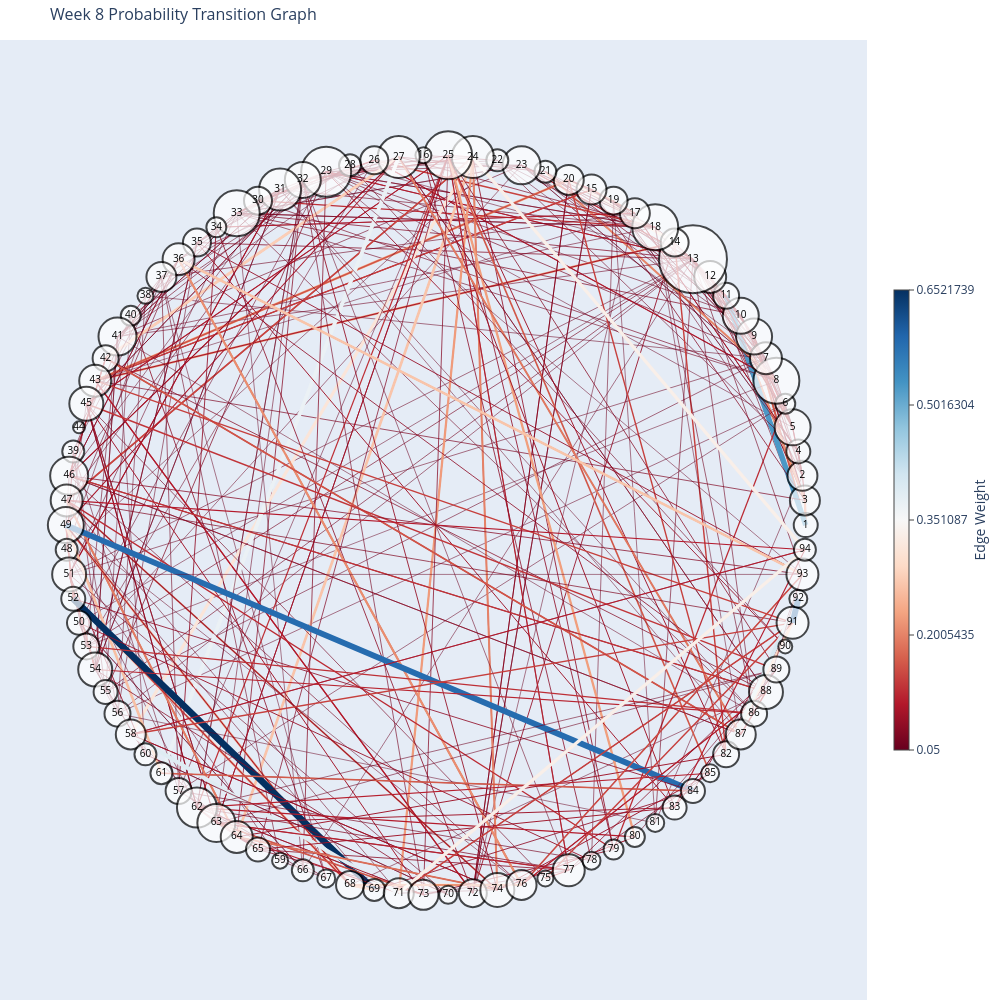
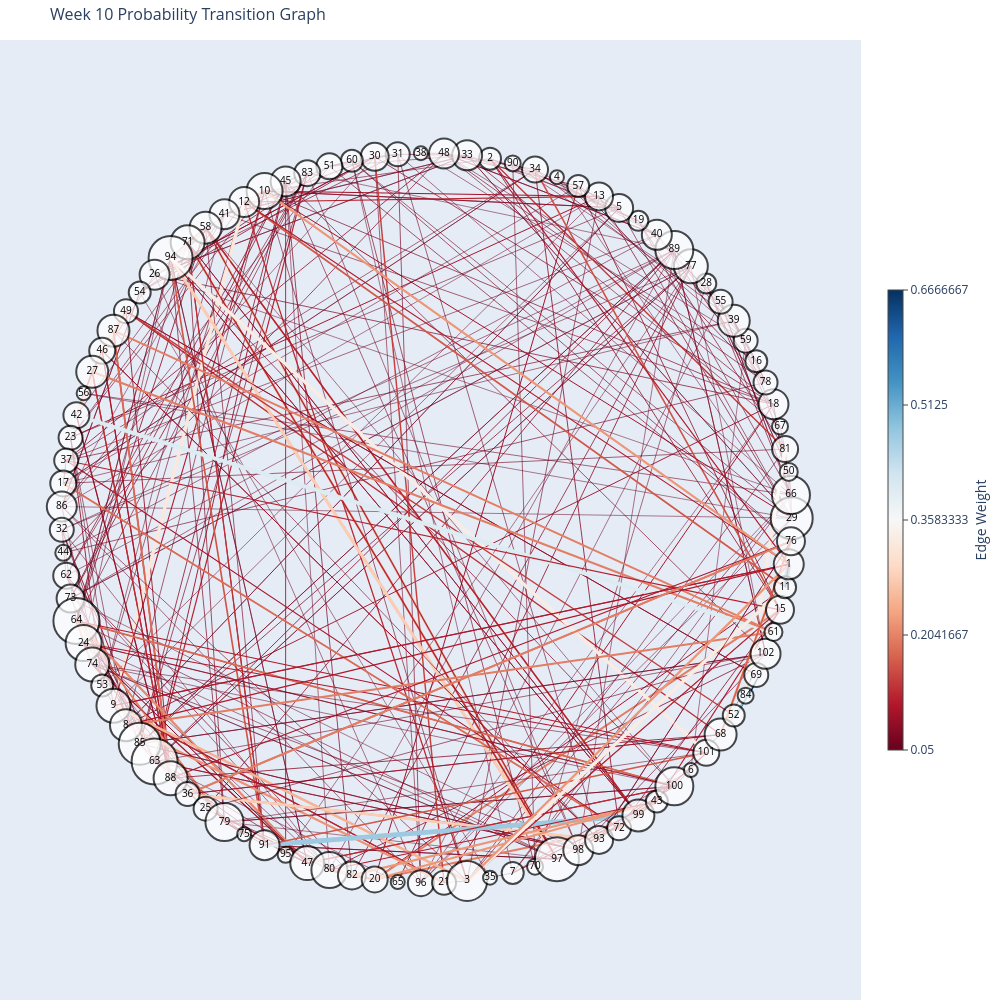
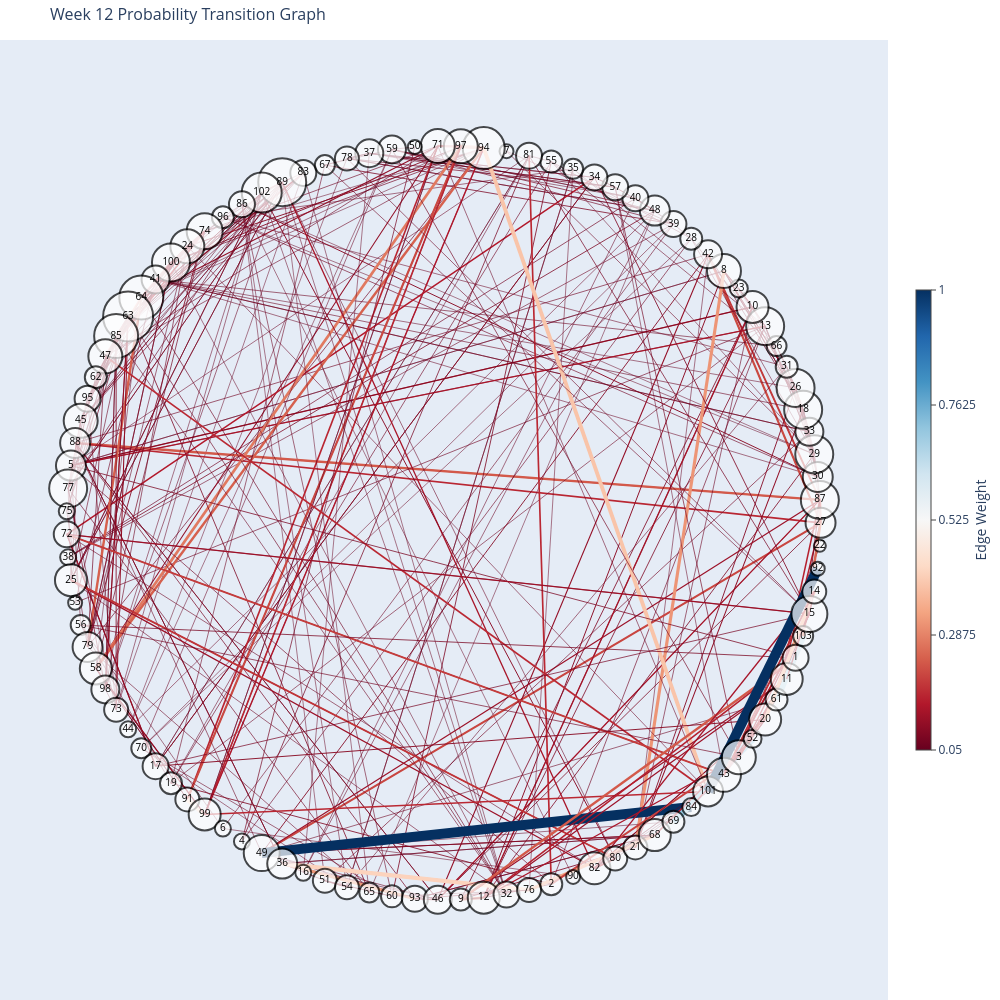
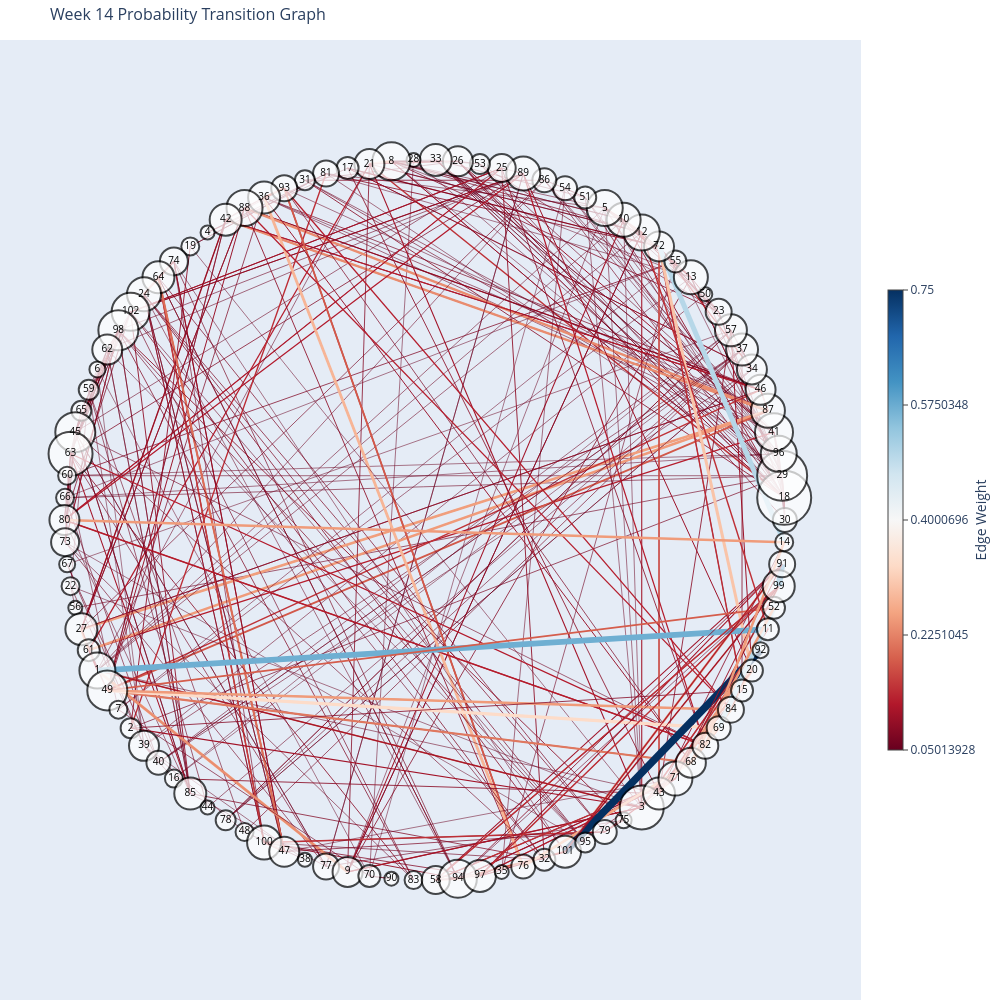

The code cell stored with these charts, in order, in its notebook:
### Code cell
csv_paths = {}

for name, transitions_df in week_transitions.items():
    # Generate title
    title_str = "All Weeks" if name == "all" else name.replace("week", "Week ")

    # Create paths for saving
    save_dir = os.path.join(transition_graph_output_dir, name)
    os.makedirs(save_dir, exist_ok=True)

    base_filename = "transition_probability_graph"
    fig_path = os.path.join(save_dir, base_filename) 
    csv_path = os.path.join(save_dir, f"{name}_edges.csv")


    fig = create_interactive_transition_graph(
        transitions_df,
        title=title_str,
        save=True,
        path=fig_path,
        export_csv=True,
        csv_path=csv_path
    )

    csv_paths[name] = csv_path


for name, path in csv_paths.items():
    print(f"{name}: {path}")
